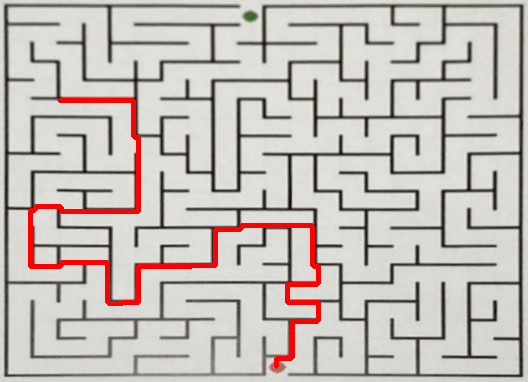
#> input picture for_mkgif/img1020.png, 528 x 382 px; its folder holds only this picture in this run
$ python demo.py
#> lines starting #> are read from the running program, lines starting #| are printed output that depends on the picture; after the words box and inside, x2 and y2 are one past the last pixel; in counts of white or black regions, pixels touching at a corner belong together
from skimage.filters import threshold_local
import numpy as np
import cv2
import os
import imageio
from PIL import Image
import matplotlib.pyplot as plt
from collections import deque
import time

# 이미지를 복사하여 터미널에서 붙여넣기하면 경로가 복사됨
imgPath = input("이미지의 경로를 입력 >> ").rstrip()
#> the answer given: for_mkgif/img1020.png
# imgPath = "dataset/front/front_maze1.png"
img = cv2.imread(imgPath)
#> img is the input picture: shape (382, 528, 3); mean B, G, R 184.8, 189.7, 196.3

##### 사각형의 네 꼭짓점을 검출하기 위해 사용 ####
def order_points(pts):

    rect = np.zeros((4, 2), dtype = "float32")

    s= np.sum(pts, axis = 1)
    rect[0] = pts[np.argmin(s)]
    rect[2] = pts[np.argmax(s)]

    d = np.diff(pts, axis = 1)
    rect[1] = pts[np.argmin(d)]
    rect[3] = pts[np.argmax(d)]

    return rect

##### 영상을 투시변환함 ######
def transform(img, pts):

    rect = order_points(pts)
    (tl, tr, br, bl) = rect

    width_1 = np.sqrt(((br[0] - bl[0]) ** 2) + ((br[1] - bl[1]) ** 2))
    width_2 = np.sqrt(((tr[0] - tl[0]) ** 2) + ((tr[1] - tl[1]) ** 2))
    maxWidth = max(int(width_1), int(width_2))

    height_1 = np.sqrt(((br[0] - tr[0]) ** 2) + ((br[1] - tr[1]) ** 2))
    height_2 = np.sqrt(((bl[0] - tl[0]) ** 2) + ((tl[1] - bl[1]) ** 2))
    maxHeight = max(int(height_1), int(height_2))

    dst = np.array([
             [0, 0],
             [maxWidth - 1, 0],
             [maxWidth - 1, maxHeight - 1],
             [0, maxHeight - 1]], dtype = "float32")

    M = cv2.getPerspectiveTransform(rect, dst)
    warped = cv2.warpPerspective(img, M, (maxWidth, maxHeight))
    return warped

####### 영상에서 사각형의 윤곽선을 검출하고 원본에 윤곽선을 그린 영상과, 윤곽선 정보를 사용하여 투시변환을 수행한 연산을 반환 ######
def sq_detect(image):
    origin = image.copy()
    gray = cv2.cvtColor(origin, cv2.COLOR_BGR2GRAY) # gray scale로 변환
    edge = cv2.Canny(gray, 75, 200) # Canny edge 적용하여 edge를 검출함
    kernel = np.ones((10,10), np.uint8)
    dilate = cv2.dilate(edge, kernel, iterations=1) # 없으면 미로검출 안됨
    # contour를 검출
    contours, hierarchy = cv2.findContours(dilate.copy(), cv2.RETR_TREE, cv2.CHAIN_APPROX_SIMPLE)
    contours = sorted(contours, key = cv2.contourArea, reverse = True)[:5]
    # 미로의 입구와 출구로 인한 왜곡과 A4용지의 구부러짐또는 빛에 의한 정보손실을 고려하여 approxPolyDP 사용
    for contour in contours:
        perimeter = cv2.arcLength(contour, True)
        approx = cv2.approxPolyDP(contour, 0.02 * perimeter, True)
        if len(approx) == 4: # 4개의 윤곽을 찾았다면 종료
            document = approx
            break
    # 윤곽선의 정보를 기준으로
    warped_image = transform(origin, document.reshape(4, 2))
    # 기존의 이미지에 검출한 윤곽을 그림
    contour_image = cv2.drawContours(origin, [document], -1, (0, 255, 0), 2)

    return contour_image, warped_image  # contour한 결과를 출력

a4_contour, a4_warp = sq_detect(img)
#> in sq_detect, `edge = cv2.Canny(gray, 75, 200)`:
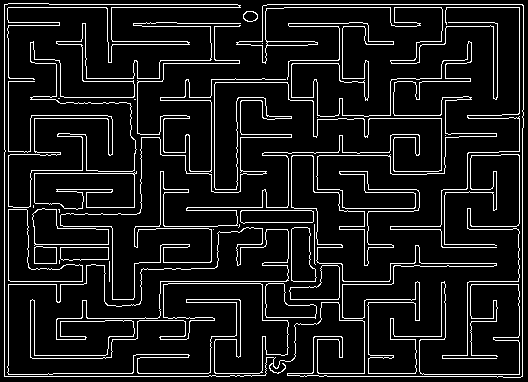
#> edge: shape (382, 528); 9.8% white in thin lines or dots
#> in sq_detect, `dilate = cv2.dilate(edge, kernel, iterations=1)`:
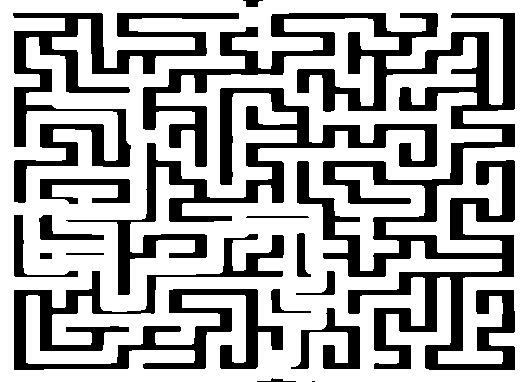
#> dilate: shape (382, 528); 66.3% white; 17 black regions (1 under 20 px)
#> in sq_detect, `contours, hierarchy = cv2.findContours(dilate.copy(), cv2.RETR_TREE, c..`: contours = 15 contours; largest, box (x1, y1, x2, y2) and area: (0, 0, 528, 382) 200622, (142, 12, 516, 371) 34914, (65, 87, 438, 296) 12051, (13, 233, 285, 371) 11872, (12, 12, 240, 204) 11248
#> in sq_detect, `contours = sorted(contours, key = cv2.contourArea, reverse = True)[:5]`: contours = 5 contours; box (x1, y1, x2, y2) and area: (0, 0, 528, 382) 200622, (142, 12, 516, 371) 34914, (65, 87, 438, 296) 12051, (13, 233, 285, 371) 11872, (12, 12, 240, 204) 11248
#> the loop in sq_detect, `for contour in contours:` made 1 pass
#> (perimeter, document) on pass 1: (1832.4, [[0, 0], [0, 381], [527, 381], [527, 0]])
#> in order_points, `s= np.sum(pts, axis = 1)`: s = [0, 381, 908, 527]
#> in order_points, `d = np.diff(pts, axis = 1)`: d = [0, 381, -146, -527]
#> in transform, `rect = order_points(pts)`: rect = [[0, 0], [527, 0], [527, 381], [0, 381]]
#> in transform, `(tl, tr, br, bl) = rect`: tl = [0, 0]; tr = [527, 0]; br = [527, 381]; bl = [0, 381]
#> in transform, `width_1 = np.sqrt(((br[0] - bl[0]) ** 2) + ((br[1] - bl[1]) ** 2))`: width_1 = 527
#> in transform, `height_1 = np.sqrt(((br[0] - tr[0]) ** 2) + ((br[1] - tr[1]) ** 2))`: height_1 = 381
#> in transform, `dst = np.array([ [0, 0], [maxWidth - 1, 0], [maxWidth - 1, maxHeight -..`: dst = [[0, 0], [526, 0], [526, 380], [0, 380]]
#> in transform, `M = cv2.getPerspectiveTransform(rect, dst)`: M = [[0.998, 0, 0], [0, 0.997, 0], [0, 0, 1]]
#> in transform, `warped = cv2.warpPerspective(img, M, (maxWidth, maxHeight))`:
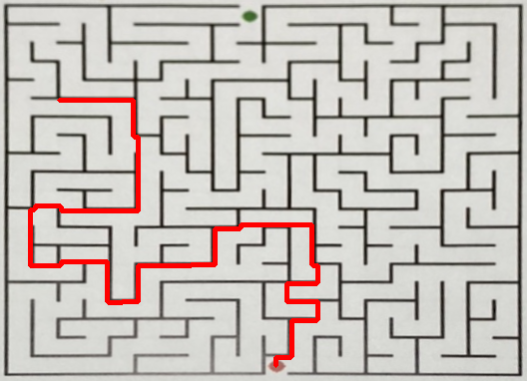
#> warped: shape (381, 527, 3); mean B, G, R 184.9, 189.7, 196.4

######영상의 테두리를 일부 잘라낸 결과를 반환######
# 에이포 용지의 윤곽선이 남기도 하여 잘라냄
def cut_edge(image):
    return image[20:-20,20:-20,:]

a4_warp = cut_edge(a4_warp)
#> in cut_edge, `return image[20:-20,20:-20,:]`:
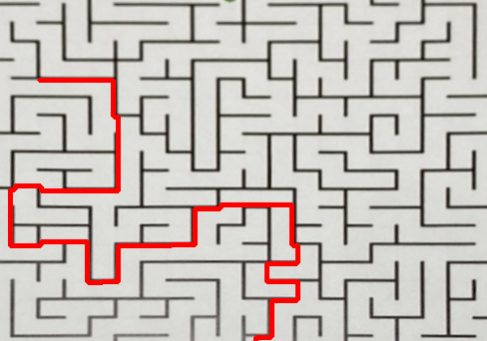
#> returned value: shape (341, 487, 3); mean of channels 0, 1, 2 185.2, 190, 197.9; drawn as B, G, R
maze_contour, maze_warp = sq_detect(a4_warp)
#> in sq_detect (call 2), `gray = cv2.cvtColor(origin, cv2.COLOR_BGR2GRAY)`:
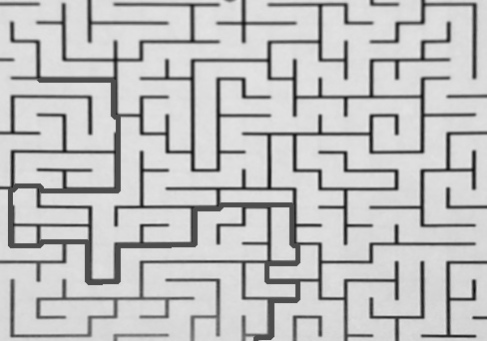
#> gray: shape (341, 487); min 10, max 232, mean 191.8
#> in sq_detect (call 2), `edge = cv2.Canny(gray, 75, 200)`:
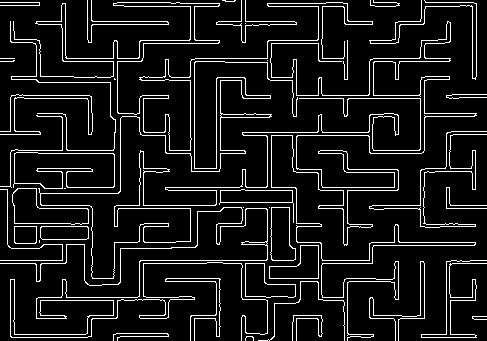
#> edge: shape (341, 487); 9.5% white in thin lines or dots
#> in sq_detect (call 2), `dilate = cv2.dilate(edge, kernel, iterations=1)`:
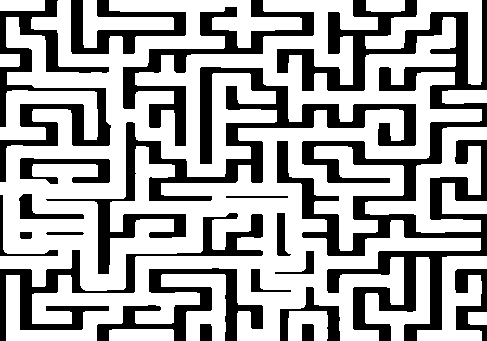
#> dilate: shape (341, 487); 64.8% white; 20 black regions
#> in sq_detect (call 2), `contours, hierarchy = cv2.findContours(dilate.copy(), cv2.RETR_TREE, c..`: contours = 25 contours; largest, box (x1, y1, x2, y2) and area: (0, 0, 482, 341) 93917, (45, 66, 417, 275) 11851, (365, 127, 487, 233) 4016, (365, 0, 482, 85) 2734, (417, 256, 487, 341) 2482
#> in sq_detect (call 2), `contours = sorted(contours, key = cv2.contourArea, reverse = True)[:5]`: contours = 5 contours; box (x1, y1, x2, y2) and area: (0, 0, 482, 341) 93917, (45, 66, 417, 275) 11851, (365, 127, 487, 233) 4016, (365, 0, 482, 85) 2734, (417, 256, 487, 341) 2482
#> the loop in sq_detect (call 2), `for contour in contours:` made 5 passes
#> perimeter on passes 1 to 5: 8129.6, 2624, 665, 464.6, 440.4
#> (the run stopped early here; a loop or call above may not have finished)
